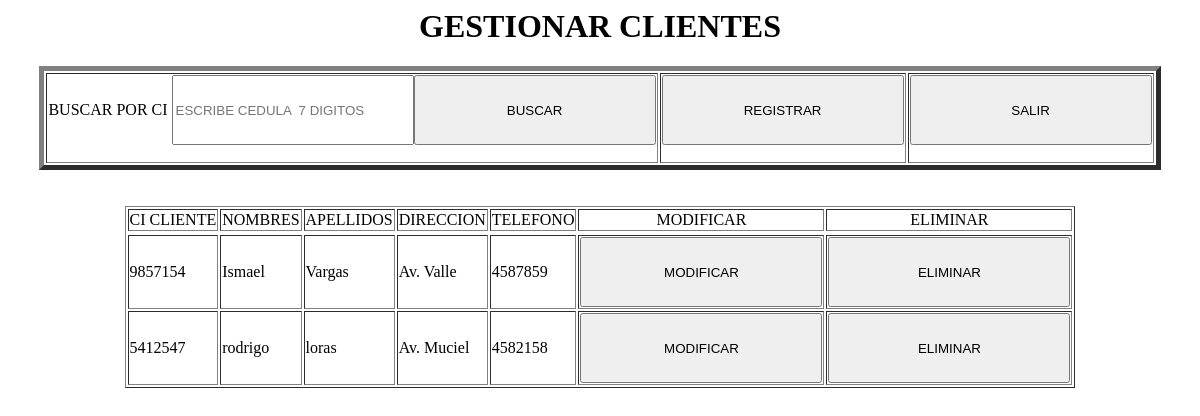
The app's page /index.php/controlador_clientes/direccionar_menu_gestionar_clientes, older data.
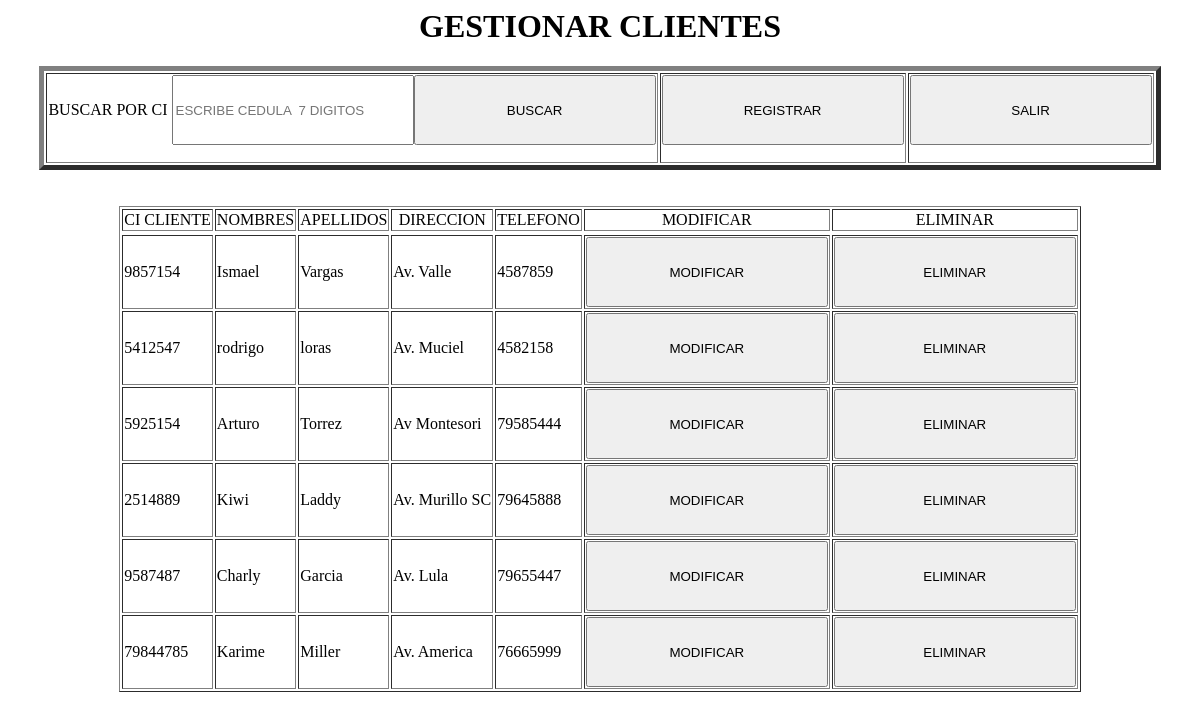
The same page, newer data.
### tables this page shows
CREATE TABLE IF NOT EXISTS `clientes` (
  `ci_cliente` bigint(20) NOT NULL,
  `nombres` text NOT NULL,
  `apellidos` text NOT NULL,
  `direccion` text NOT NULL,
  `telefono` bigint(20) NOT NULL
);

### application/controllers/controlador_clientes.php (called while the page is built, shortened)
<?php if (!defined('BASEPATH')) exit('No direct script access allowed');
class Controlador_clientes extends CI_Controller
{
  function   __construct()
  {
    $this->load->helper('form');
    $this->load->helper('url');
    $this->load->helper('html');
    $this->load->model('modelo_clientes');
    $this->load->model('modelo_ventas');
  }
  public function direccionar_menu_gestionar_clientes()
  {
    $datos = array(
      'buscar' => $this->input->post('buscar'),
    );
    $data['clientes'] = $this->modelo_clientes->obtener_clientes($datos);
    $this->load->view('vista_gestionar_clientes', $data);
  }
}

### index.php (called while the page is built, shortened)
<?php
require_once BASEPATH.'core/CodeIgniter.php';

### application/models/modelo_clientes.php (called while the page is built, shortened)
<?php if (!defined('BASEPATH')) exit('No direct script access allowed');
class Modelo_clientes extends CI_Model
{
  function obtener_clientes($datos)
  {
    if ($datos) {
      $query = $this->db->get('clientes');
      if ($query->num_rows() > 0) {
        return $query;
      } else {
        return false;
      }
    }
  }
}

### application/views/vista_gestionar_clientes.php (the view, shortened to what this page needs)
<html>
<head>
</head>
<body>
  <center>
    <h1>GESTIONAR CLIENTES</h1>
    <?php
    echo '<table border=5px;>';
    echo '<tr>';
    echo '<td>';
    $attributes = array('class' => 'form', 'id' => 'btnbuscar');
    echo form_open('controlador_clientes/direccionar_menu_gestionar_clientes', $attributes);
    $buscar =  array(
      'name' => 'buscar',
      'placeholder' => 'ESCRIBE CEDULA  7 DIGITOS',
      'pattern'   => '[0-9]{7}',
      'style' => 'width:242px; height:70px'
    );
    echo form_label('BUSCAR POR CI  ', 'buscar');
    echo form_input($buscar);
    $attributes = array('style' => 'width:242px; height:70px;', 'id' => 'btnbuscar', 'name' => 'btnbuscar');
    echo form_submit($attributes, 'BUSCAR');
    echo form_close();
    echo '</td>';
    echo '<td>';
    $attributes = array('class' => 'form', 'id' => 'btnregistrar');
    echo form_open('controlador_clientes/direccionar_registro_clientes', $attributes);
    $attributes = array('style' => 'width:242px; height:70px;', 'id' => 'btnregistrar', 'name' => 'btnregistrar');
    echo form_submit($attributes, 'REGISTRAR');
    echo form_close();
    echo '</td>';
    echo '<td>';
    $attributes = array('class' => 'form', 'id' => 'btnsalir');
    echo form_open('controlador_clientes/direccionar_menu_principal', $attributes);
    $attributes = array('style' => 'width:242px; height:70px;', 'id' => 'btnsalir', 'name' => 'btnsalir');
    echo form_submit($attributes, 'SALIR');
    echo form_close();
    echo '</td>';
    echo '</tr>';
    echo '</table>';
    ?>
  </center>
  <br>
  <br>
  <table border="1px" style="margin: 0 auto;">
    <tr class="">
      <td class="" align="center">CI CLIENTE</td>
      <td class="" align="center">NOMBRES</td>
      <td class="" align="center">APELLIDOS</td>
      <td class="" align="center">DIRECCION</td>
      <td class="" align="center">TELEFONO</td>
      <td class="" align="center">MODIFICAR</td>
      <td class="" align="center">ELIMINAR</td>
    </tr>
    <tr class="">
      <?php
      if ($clientes != FALSE) {
        foreach ($clientes->result() as $row) {
          echo '<tr >';
          echo '<td>' . $row->ci_cliente . '  </td>';
          echo '<td>' . $row->nombres . '  </td>';
          echo '<td>' . $row->apellidos . '  </td>';
          echo '<td>' . $row->direccion . '  </td>';
          echo '<td>' . $row->telefono . '  </td>';
          echo '<td><a href="' . base_url() . 'index.php/controlador_clientes/direccionar_modificar/' . $row->ci_cliente . '">' . form_submit($attributes, 'MODIFICAR') . '</a></td>';
          echo '<td><a href="' . base_url() . 'index.php/controlador_clientes/eliminar_clientes/' . $row->ci_cliente . '">' . form_submit($attributes, 'ELIMINAR') . '</a></td>';
          echo '</tr>';
        }
      } else {
        echo 'NO HAY REGISTROS';
      }
      ?>
    </tr>
  </table>
</body>
</html>

Row changes from the older to the newer data that the page shows:
added clientes: ci_cliente "5925154", nombres "Arturo", apellidos "Torrez", direccion "Av Montesori", telefono "79585444"
added clientes: ci_cliente "2514889", nombres "Kiwi", apellidos "Laddy", direccion "Av. Murillo SC", telefono "79645888"
added clientes: ci_cliente "9587487", nombres "Charly", apellidos "Garcia", direccion "Av. Lula", telefono "79655447"
added clientes: ci_cliente "79844785", nombres "Karime", apellidos "Miller", direccion "Av. America", telefono "76665999"
